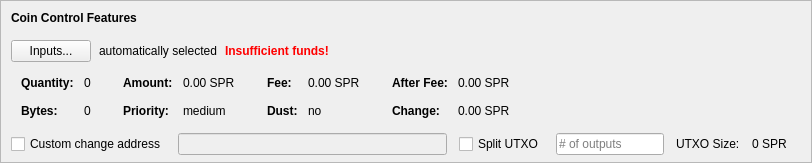
    <widget class="QFrame" name="frameCoinControl">
     <property name="sizePolicy">
      <sizepolicy hsizetype="Expanding" vsizetype="Expanding">
       <horstretch>0</horstretch>
       <verstretch>0</verstretch>
      </sizepolicy>
     </property>
     <property name="maximumSize">
      <size>
       <width>16777215</width>
       <height>16777215</height>
      </size>
     </property>
     <property name="frameShape">
      <enum>QFrame::StyledPanel</enum>
     </property>
     <property name="frameShadow">
      <enum>QFrame::Sunken</enum>
     </property>
     <layout class="QVBoxLayout" name="verticalLayoutCoinControl2">
      <property name="spacing">
       <number>0</number>
      </property>
      <property name="leftMargin">
       <number>0</number>
      </property>
      <property name="topMargin">
       <number>0</number>
      </property>
      <property name="rightMargin">
       <number>0</number>
      </property>
      <property name="bottomMargin">
       <number>6</number>
      </property>
      <item>
       <layout class="QVBoxLayout" name="verticalLayoutCoinControl" stretch="0,0,0,0,1">
        <property name="spacing">
         <number>0</number>
        </property>
        <property name="leftMargin">
         <number>10</number>
        </property>
        <property name="topMargin">
         <number>10</number>
        </property>
        <item>
         <layout class="QHBoxLayout" name="horizontalLayoutCoinControl1">
          <property name="bottomMargin">
           <number>15</number>
          </property>
          <item>
           <widget class="QLabel" name="labelCoinControlFeatures">
            <property name="sizePolicy">
             <sizepolicy hsizetype="Preferred" vsizetype="Maximum">
              <horstretch>0</horstretch>
              <verstretch>0</verstretch>
             </sizepolicy>
            </property>
            <property name="font">
             <font>
              <weight>75</weight>
              <bold>true</bold>
             </font>
            </property>
            <property name="styleSheet">
             <string notr="true">font-weight:bold;</string>
            </property>
            <property name="text">
             <string>Coin Control Features</string>
            </property>
           </widget>
          </item>
         </layout>
        </item>
        <item>
         <layout class="QHBoxLayout" name="horizontalLayoutCoinControl2" stretch="0,0,0,0">
          <property name="spacing">
           <number>8</number>
          </property>
          <property name="bottomMargin">
           <number>10</number>
          </property>
          <item>
           <widget class="QPushButton" name="pushButtonCoinControl">
            <property name="styleSheet">
             <string notr="true"/>
            </property>
            <property name="text">
             <string>Inputs...</string>
            </property>
            <property name="autoDefault">
             <bool>false</bool>
            </property>
           </widget>
          </item>
          <item>
           <widget class="QLabel" name="labelCoinControlAutomaticallySelected">
            <property name="text">
             <string>automatically selected</string>
            </property>
            <property name="margin">
             <number>5</number>
            </property>
           </widget>
          </item>
          <item>
           <widget class="QLabel" name="labelCoinControlInsuffFunds">
            <property name="font">
             <font>
              <weight>75</weight>
              <bold>true</bold>
             </font>
            </property>
            <property name="styleSheet">
             <string notr="true">color:red;font-weight:bold;</string>
            </property>
            <property name="text">
             <string>Insufficient funds!</string>
            </property>
            <property name="margin">
             <number>5</number>
            </property>
           </widget>
          </item>
          <item>
           <spacer name="horizontalSpacerCoinControl">
            <property name="orientation">
             <enum>Qt::Horizontal</enum>
            </property>
            <property name="sizeHint" stdset="0">
             <size>
              <width>40</width>
              <height>1</height>
             </size>
            </property>
           </spacer>
          </item>
         </layout>
        </item>
        <item>
         <widget class="QWidget" name="widgetCoinControl" native="true">
          <property name="sizePolicy">
           <sizepolicy hsizetype="Preferred" vsizetype="Preferred">
            <horstretch>0</horstretch>
            <verstretch>0</verstretch>
           </sizepolicy>
          </property>
          <property name="minimumSize">
           <size>
            <width>0</width>
            <height>0</height>
           </size>
          </property>
          <property name="styleSheet">
           <string notr="true"/>
          </property>
          <layout class="QHBoxLayout" name="horizontalLayoutCoinControl5">
           <property name="leftMargin">
            <number>0</number>
           </property>
           <property name="topMargin">
            <number>0</number>
           </property>
           <property name="rightMargin">
            <number>0</number>
           </property>
           <property name="bottomMargin">
            <number>0</number>
           </property>
           <item>
            <layout class="QHBoxLayout" name="horizontalLayoutCoinControl3" stretch="0,0,0,1">
             <property name="spacing">
              <number>20</number>
             </property>
             <property name="topMargin">
              <number>0</number>
             </property>
             <property name="bottomMargin">
              <number>10</number>
             </property>
             <item>
              <layout class="QFormLayout" name="formLayoutCoinControl1">
               <property name="horizontalSpacing">
                <number>10</number>
               </property>
               <property name="verticalSpacing">
                <number>14</number>
               </property>
               <property name="leftMargin">
                <number>10</number>
               </property>
               <property name="topMargin">
                <number>4</number>
               </property>
               <property name="rightMargin">
                <number>6</number>
               </property>
               <item row="0" column="0">
                <widget class="QLabel" name="labelCoinControlQuantityText">
                 <property name="font">
                  <font>
                   <weight>75</weight>
                   <bold>true</bold>
                  </font>
                 </property>
                 <property name="text">
                  <string>Quantity:</string>
                 </property>
                 <property name="margin">
                  <number>0</number>
                 </property>
                </widget>
               </item>
               <item row="0" column="1">
                <widget class="QLabel" name="labelCoinControlQuantity">
                 <property name="cursor">
                  <cursorShape>IBeamCursor</cursorShape>
                 </property>
                 <property name="contextMenuPolicy">
                  <enum>Qt::ActionsContextMenu</enum>
                 </property>
                 <property name="text">
                  <string notr="true">0</string>
                 </property>
                 <property name="margin">
                  <number>0</number>
                 </property>
                 <property name="textInteractionFlags">
                  <set>Qt::LinksAccessibleByMouse|Qt::TextSelectableByKeyboard|Qt::TextSelectableByMouse</set>
                 </property>
                </widget>
               </item>
               <item row="1" column="0">
                <widget class="QLabel" name="labelCoinControlBytesText">
                 <property name="font">
                  <font>
                   <weight>75</weight>
                   <bold>true</bold>
                  </font>
                 </property>
                 <property name="text">
                  <string>Bytes:</string>
                 </property>
                </widget>
               </item>
               <item row="1" column="1">
                <widget class="QLabel" name="labelCoinControlBytes">
                 <property name="cursor">
                  <cursorShape>IBeamCursor</cursorShape>
                 </property>
                 <property name="contextMenuPolicy">
                  <enum>Qt::ActionsContextMenu</enum>
                 </property>
                 <property name="text">
                  <string notr="true">0</string>
                 </property>
                 <property name="textInteractionFlags">
                  <set>Qt::LinksAccessibleByMouse|Qt::TextSelectableByKeyboard|Qt::TextSelectableByMouse</set>
                 </property>
                </widget>
               </item>
              </layout>
             </item>
             <item>
              <layout class="QFormLayout" name="formLayoutCoinControl2">
               <property name="horizontalSpacing">
                <number>10</number>
               </property>
               <property name="verticalSpacing">
                <number>14</number>
               </property>
               <property name="leftMargin">
                <number>6</number>
               </property>
               <property name="topMargin">
                <number>4</number>
               </property>
               <property name="rightMargin">
                <number>6</number>
               </property>
               <item row="0" column="0">
                <widget class="QLabel" name="labelCoinControlAmountText">
                 <property name="font">
                  <font>
                   <weight>75</weight>
                   <bold>true</bold>
                  </font>
                 </property>
                 <property name="text">
                  <string>Amount:</string>
                 </property>
                 <property name="margin">
                  <number>0</number>
                 </property>
                </widget>
               </item>
               <item row="0" column="1">
                <widget class="QLabel" name="labelCoinControlAmount">
                 <property name="cursor">
                  <cursorShape>IBeamCursor</cursorShape>
                 </property>
                 <property name="contextMenuPolicy">
                  <enum>Qt::ActionsContextMenu</enum>
                 </property>
                 <property name="text">
                  <string notr="true">0.00 SPR</string>
                 </property>
                 <property name="textInteractionFlags">
                  <set>Qt::LinksAccessibleByMouse|Qt::TextSelectableByKeyboard|Qt::TextSelectableByMouse</set>
                 </property>
                </widget>
               </item>
               <item row="1" column="0">
                <widget class="QLabel" name="labelCoinControlPriorityText">
                 <property name="font">
                  <font>
                   <weight>75</weight>
                   <bold>true</bold>
                  </font>
                 </property>
                 <property name="text">
                  <string>Priority:</string>
                 </property>
                </widget>
               </item>
               <item row="1" column="1">
                <widget class="QLabel" name="labelCoinControlPriority">
                 <property name="cursor">
                  <cursorShape>IBeamCursor</cursorShape>
                 </property>
                 <property name="contextMenuPolicy">
                  <enum>Qt::ActionsContextMenu</enum>
                 </property>
                 <property name="text">
                  <string>medium</string>
                 </property>
                 <property name="textInteractionFlags">
                  <set>Qt::LinksAccessibleByMouse|Qt::TextSelectableByKeyboard|Qt::TextSelectableByMouse</set>
                 </property>
                </widget>
               </item>
              </layout>
             </item>
             <item>
              <layout class="QFormLayout" name="formLayoutCoinControl3">
               <property name="horizontalSpacing">
                <number>10</number>
               </property>
               <property name="verticalSpacing">
                <number>14</number>
               </property>
               <property name="leftMargin">
                <number>6</number>
               </property>
               <property name="topMargin">
                <number>4</number>
               </property>
               <property name="rightMargin">
                <number>6</number>
               </property>
               <item row="0" column="0">
                <widget class="QLabel" name="labelCoinControlFeeText">
                 <property name="font">
                  <font>
                   <weight>75</weight>
                   <bold>true</bold>
                  </font>
                 </property>
                 <property name="text">
                  <string>Fee:</string>
                 </property>
                 <property name="margin">
                  <number>0</number>
                 </property>
                </widget>
               </item>
               <item row="0" column="1">
                <widget class="QLabel" name="labelCoinControlFee">
                 <property name="cursor">
                  <cursorShape>IBeamCursor</cursorShape>
                 </property>
                 <property name="contextMenuPolicy">
                  <enum>Qt::ActionsContextMenu</enum>
                 </property>
                 <property name="text">
                  <string notr="true">0.00 SPR</string>
                 </property>
                 <property name="textInteractionFlags">
                  <set>Qt::LinksAccessibleByMouse|Qt::TextSelectableByKeyboard|Qt::TextSelectableByMouse</set>
                 </property>
                </widget>
               </item>
               <item row="1" column="0">
                <widget class="QLabel" name="labelCoinControlLowOutputText">
                 <property name="font">
                  <font>
                   <weight>75</weight>
                   <bold>true</bold>
                  </font>
                 </property>
                 <property name="text">
                  <string>Dust:</string>
                 </property>
                </widget>
               </item>
               <item row="1" column="1">
                <widget class="QLabel" name="labelCoinControlLowOutput">
                 <property name="cursor">
                  <cursorShape>IBeamCursor</cursorShape>
                 </property>
                 <property name="contextMenuPolicy">
                  <enum>Qt::ActionsContextMenu</enum>
                 </property>
                 <property name="text">
                  <string>no</string>
                 </property>
                 <property name="textInteractionFlags">
                  <set>Qt::LinksAccessibleByMouse|Qt::TextSelectableByKeyboard|Qt::TextSelectableByMouse</set>
                 </property>
                </widget>
               </item>
              </layout>
             </item>
             <item>
              <layout class="QFormLayout" name="formLayoutCoinControl4">
               <property name="horizontalSpacing">
                <number>10</number>
               </property>
               <property name="verticalSpacing">
                <number>14</number>
               </property>
               <property name="leftMargin">
                <number>6</number>
               </property>
               <property name="topMargin">
                <number>4</number>
               </property>
               <property name="rightMargin">
                <number>6</number>
               </property>
               <item row="0" column="0">
                <widget class="QLabel" name="labelCoinControlAfterFeeText">
                 <property name="font">
                  <font>
                   <weight>75</weight>
                   <bold>true</bold>
                  </font>
                 </property>
                 <property name="text">
                  <string>After Fee:</string>
                 </property>
                 <property name="margin">
                  <number>0</number>
                 </property>
                </widget>
               </item>
               <item row="0" column="1">
                <widget class="QLabel" name="labelCoinControlAfterFee">
                 <property name="cursor">
                  <cursorShape>IBeamCursor</cursorShape>
                 </property>
                 <property name="contextMenuPolicy">
                  <enum>Qt::ActionsContextMenu</enum>
                 </property>
                 <property name="text">
                  <string notr="true">0.00 SPR</string>
                 </property>
                 <property name="textInteractionFlags">
                  <set>Qt::LinksAccessibleByMouse|Qt::TextSelectableByKeyboard|Qt::TextSelectableByMouse</set>
                 </property>
                </widget>
               </item>
               <item row="1" column="0">
                <widget class="QLabel" name="labelCoinControlChangeText">
                 <property name="font">
                  <font>
                   <weight>75</weight>
                   <bold>true</bold>
                  </font>
                 </property>
                 <property name="text">
                  <string>Change:</string>
                 </property>
                </widget>
               </item>
               <item row="1" column="1">
                <widget class="QLabel" name="labelCoinControlChange">
                 <property name="cursor">
                  <cursorShape>IBeamCursor</cursorShape>
                 </property>
                 <property name="contextMenuPolicy">
                  <enum>Qt::ActionsContextMenu</enum>
                 </property>
                 <property name="text">
                  <string notr="true">0.00 SPR</string>
                 </property>
                 <property name="textInteractionFlags">
                  <set>Qt::LinksAccessibleByMouse|Qt::TextSelectableByKeyboard|Qt::TextSelectableByMouse</set>
                 </property>
                </widget>
               </item>
              </layout>
             </item>
            </layout>
           </item>
          </layout>
         </widget>
        </item>
        <item>
         <layout class="QHBoxLayout" name="horizontalLayoutCoinControl4" stretch="0,0,0,0,0,0,0">
          <property name="spacing">
           <number>12</number>
          </property>
          <property name="sizeConstraint">
           <enum>QLayout::SetDefaultConstraint</enum>
          </property>
          <property name="topMargin">
           <number>5</number>
          </property>
          <property name="rightMargin">
           <number>5</number>
          </property>
          <item>
           <widget class="QCheckBox" name="checkBoxCoinControlChange">
            <property name="toolTip">
             <string>If this is activated, but the change address is empty or invalid, change will be sent to a newly generated address.</string>
            </property>
            <property name="text">
             <string>Custom change address</string>
            </property>
           </widget>
          </item>
          <item>
           <widget class="QValidatedLineEdit" name="lineEditCoinControlChange">
            <property name="enabled">
             <bool>false</bool>
            </property>
            <property name="sizePolicy">
             <sizepolicy hsizetype="Expanding" vsizetype="Fixed">
              <horstretch>0</horstretch>
              <verstretch>0</verstretch>
             </sizepolicy>
            </property>
           </widget>
          </item>
          <item>
           <widget class="QCheckBox" name="splitBlockCheckBox">
            <property name="text">
             <string>Split UTXO</string>
            </property>
           </widget>
          </item>
          <item>
           <widget class="QLineEdit" name="splitBlockLineEdit">
            <property name="sizePolicy">
             <sizepolicy hsizetype="Fixed" vsizetype="Fixed">
              <horstretch>50</horstretch>
              <verstretch>0</verstretch>
             </sizepolicy>
            </property>
            <property name="placeholderText">
             <string># of outputs</string>
            </property>
           </widget>
          </item>
          <item>
           <widget class="QLabel" name="labelBlockSizeText">
            <property name="text">
             <string>UTXO Size:</string>
            </property>
           </widget>
          </item>
          <item>
           <widget class="QLabel" name="labelBlockSize">
            <property name="text">
             <string>0 SPR</string>
            </property>
           </widget>
          </item>
          <item>
           <widget class="QLabel" name="labelCoinControlChangeLabel">
            <property name="sizePolicy">
             <sizepolicy hsizetype="Preferred" vsizetype="Expanding">
              <horstretch>0</horstretch>
              <verstretch>0</verstretch>
             </sizepolicy>
            </property>
            <property name="minimumSize">
             <size>
              <width>0</width>
              <height>0</height>
             </size>
            </property>
            <property name="text">
             <string/>
            </property>
            <property name="margin">
             <number>3</number>
            </property>
           </widget>
          </item>
         </layout>
        </item>
        <item>
         <spacer name="verticalSpacerCoinControl">
          <property name="orientation">
           <enum>Qt::Vertical</enum>
          </property>
          <property name="sizeHint" stdset="0">
           <size>
            <width>800</width>
            <height>1</height>
           </size>
          </property>
         </spacer>
        </item>
       </layout>
      </item>
     </layout>
    </widget>
